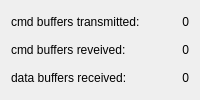
         <widget class="QWidget" name="statusStatisticsTab">
          <attribute name="title">
           <string>Statistics</string>
          </attribute>
          <layout class="QGridLayout">
           <item row="1" column="0">
            <widget class="QLabel" name="textLabel1_2_3">
             <property name="text">
              <string>cmd buffers reveived:</string>
             </property>
             <property name="wordWrap">
              <bool>false</bool>
             </property>
            </widget>
           </item>
           <item row="0" column="0">
            <widget class="QLabel" name="textLabel1_2">
             <property name="text">
              <string>cmd buffers transmitted:</string>
             </property>
             <property name="wordWrap">
              <bool>false</bool>
             </property>
            </widget>
           </item>
           <item row="0" column="1">
            <widget class="QLabel" name="cmdTx">
             <property name="text">
              <string>0</string>
             </property>
             <property name="alignment">
              <set>Qt::AlignRight|Qt::AlignTrailing|Qt::AlignVCenter</set>
             </property>
             <property name="wordWrap">
              <bool>false</bool>
             </property>
            </widget>
           </item>
           <item row="1" column="1">
            <widget class="QLabel" name="cmdRx">
             <property name="text">
              <string>0</string>
             </property>
             <property name="alignment">
              <set>Qt::AlignRight|Qt::AlignTrailing|Qt::AlignVCenter</set>
             </property>
             <property name="wordWrap">
              <bool>false</bool>
             </property>
            </widget>
           </item>
           <item row="2" column="0">
            <widget class="QLabel" name="textLabel1_2_2">
             <property name="text">
              <string>data buffers received:</string>
             </property>
             <property name="wordWrap">
              <bool>false</bool>
             </property>
            </widget>
           </item>
           <item row="2" column="1">
            <widget class="QLabel" name="dataRx">
             <property name="text">
              <string>0</string>
             </property>
             <property name="alignment">
              <set>Qt::AlignRight|Qt::AlignTrailing|Qt::AlignVCenter</set>
             </property>
             <property name="wordWrap">
              <bool>false</bool>
             </property>
            </widget>
           </item>
          </layout>
         </widget>
